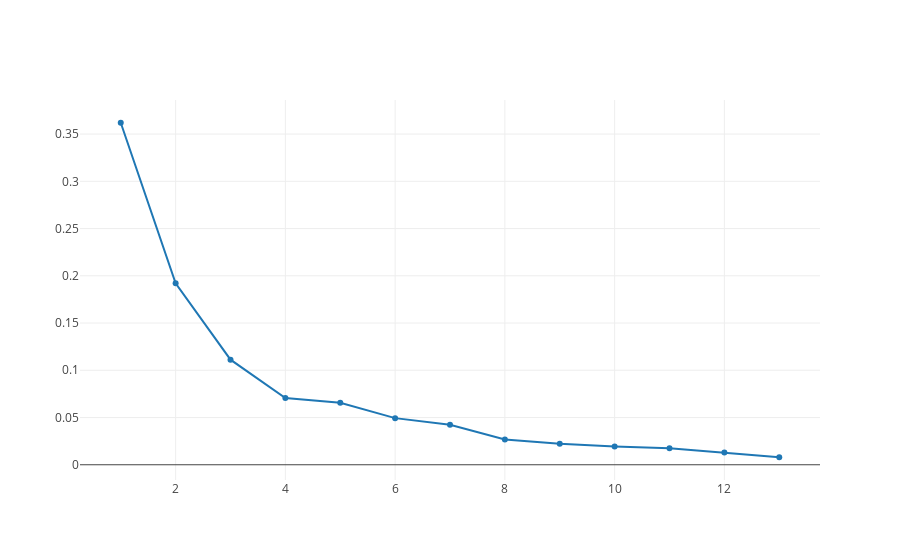

Here is the notebook cell this chart was saved with:
### Code cell
trace = go.Line(y = exp_var,
               x = np.arange(1, len(exp_var) + 1))
data = [trace]
figure = dict(data = data)
iplot(figure)

### Figure 1 — Plotly figure (JSON) as saved in the notebook; plotly's stock layout.template omitted (floating-point values rounded to 4 significant figures)
{"data": [{"type": "scatter", "uid": "a53b6fe9-073b-4f2f-90e1-3da8c3d504fe", "x": [1, 2, 3, 4, 5, 6, 7, 8, 9, 10, 11, 12, 13], "y": [0.362, 0.1921, 0.1112, 0.07069, 0.06563, 0.04936, 0.04239, 0.02681, 0.02222, 0.0193, 0.01737, 0.01298, 0.007952]}], "layout": {}}
